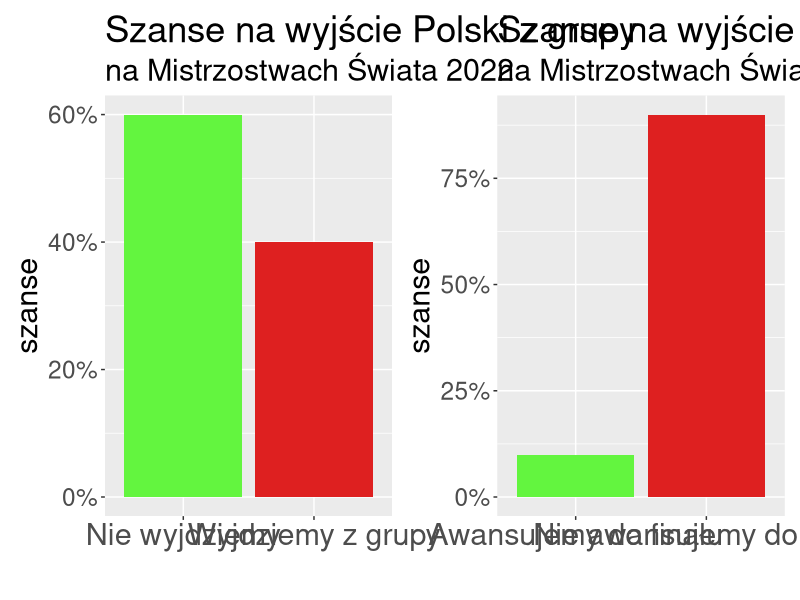

Write the R code that produced this figure.
library("patchwork")
library(ggplot2)
df <- data.frame(x = c("Wyjdziemy z grupy", "Nie wyjdziemy"), y = c(0.4, 0.6),
                 group = c("Wyjdziemy z grupy", "Nie wyjdziemy"))

df2 <- data.frame(x = c("Nie awansujemy do finału","Awansujemy do finału"), y = c(0.9, 0.1),
                  group = c("Nie awansujemy do finału","Awansujemy do finału"))

p1 <- ggplot(df) +
  aes(x,y, fill = group)+
  geom_col(fill = c("#DE2020", "#63F53F")) +
  labs(title = "Szanse na wyjście Polski z grupy", subtitle =  "na Mistrzostwach Świata 2022")+
  xlab("")+
  ylab("szanse")+
  scale_y_continuous(labels=scales::percent) +
  theme( text=element_text(size = 22), axis.text.x = element_text(size = 22))

p2 <- ggplot(df2) +
  aes(x,y, fill = group)+
  geom_col(fill = c("#DE2020", "#63F53F")) +
  labs(title = "Szanse na wyjście Polski na awans do finału", subtitle =  "na Mistrzostwach Świata 2022")+
  xlab("")+
  ylab("szanse")+
  scale_y_continuous(labels=scales::percent) +
  theme( text=element_text(size = 22), axis.text.x = element_text(size = 22))

p1 + p2
